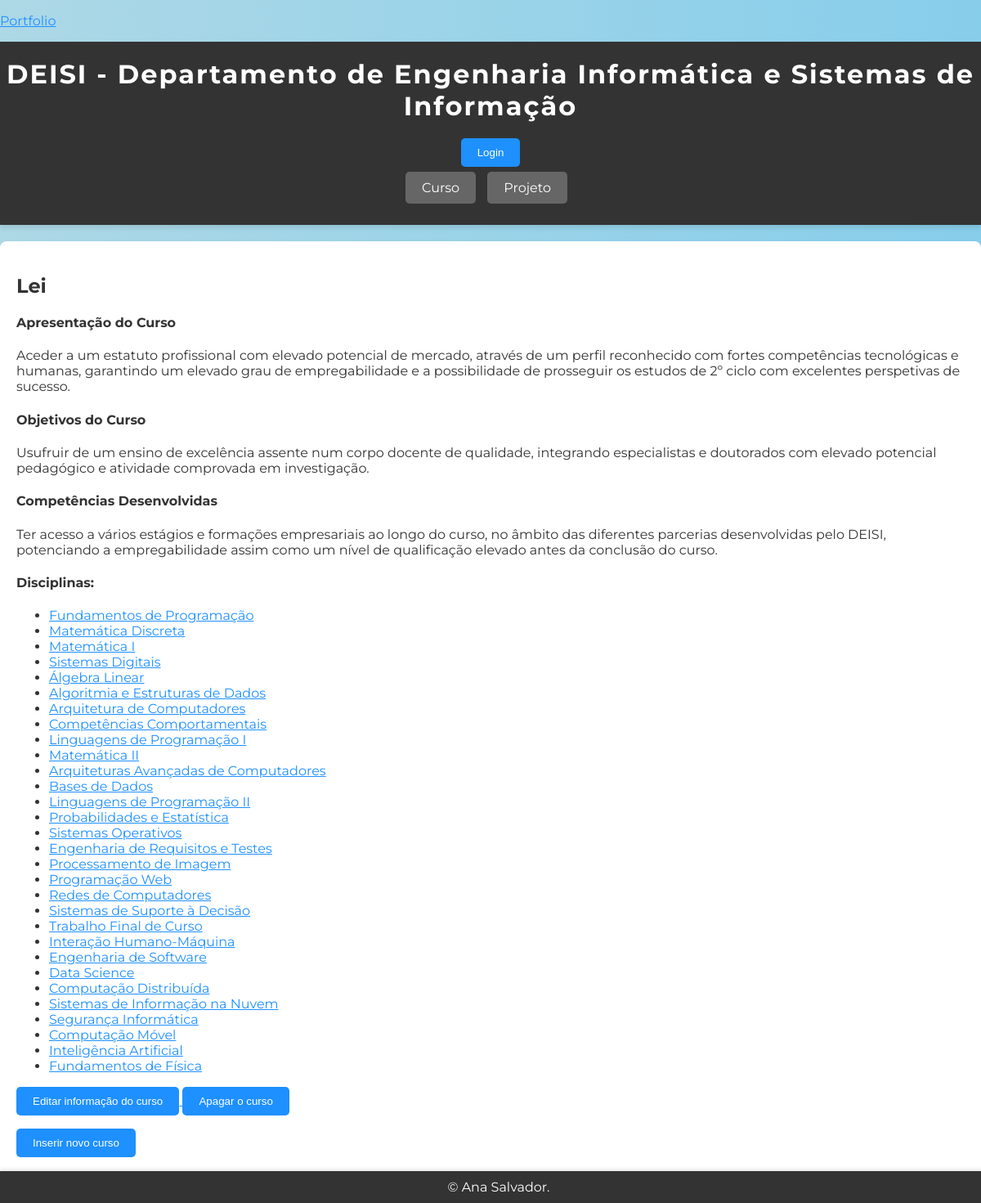
Screenshot of /curso/curso/ with the database file from the repository.
### curso/models.py (models this page shows, shortened)
class Curso(models.Model):
    nome= models.CharField(max_length= 100)
    apresentacao= models.CharField(max_length= 500)
    objetivo= models.CharField(max_length= 255)
    competencia= models.CharField(max_length= 255)

class Disciplina(models.Model):
    nome = models.CharField(max_length= 100)
    ano = models.IntegerField(default=None)
    semestre = models.CharField(max_length= 100)
    ects = models.IntegerField(default=None)
    curricularIUnitReadableCode= models.CharField(max_length= 255)
    areaCientifica= models.ForeignKey(Area_cientifica, on_delete=models.CASCADE)
    cursos = models.ManyToManyField(Curso, related_name="disciplinas")

### curso/views.py (the view)
# urls.py: path('curso/', views.curso_view, name="curso"),
def curso_view(request):
    context = {
        'cursos': Curso.objects.all().order_by('nome'),
    }
    return render(request, "curso/curso.html", context)

### curso/templates/curso/curso.html
{% extends 'curso/layout.html' %}
{% block content %}
{% for infocurso in cursos %}
    <h2>{{ infocurso.nome }}</h2>
    <h4>Apresentação do Curso</h4>
    <p>{{ infocurso.apresentacao }}</p>
    <h4>Objetivos do Curso</h4>
    <p>{{ infocurso.objetivo }}</p>
    <h4>Competências Desenvolvidas</h4>
    <p>{{ infocurso.competencia }}</p>
    <h4>Disciplinas:</h4>
    <ul>
        {% for disciplina in infocurso.disciplinas.all %}
            <li>
                <a href="{% url 'curso:detalhe_disciplina' disciplina.id %}">{{ disciplina.nome }}</a>
            </li>
        {% endfor %}
    </ul>
    <a href="{% url 'curso:edita_curso' infocurso.id %}">
        <button>Editar informação do curso</button>
    </a>
    <a href="{% url 'curso:apaga_curso' infocurso.id %}">
      <button>Apagar o curso</button>
    </a>
{%endfor%}
<p><a href="{% url 'curso:novo_curso' %}">
        <button>Inserir novo curso</button>
    </a></p>
{% endblock %}

### curso/static/curso/estilo.css (style rules this page uses)
body { background: linear-gradient(to right, #add8e6, #87ceeb); margin: 0; padding: 0; font-family: 'Montserrat', sans-serif; color: #333; }
a { color: #1e90ff; transition: color 0.3s ease; }
button, .btn-primary { background-color: #1e90ff; color: #fff; border: none; padding: 10px 20px; border-radius: 5px; cursor: pointer; transition: background-color 0.3s ease, transform 0.3s ease; }

### rows the page displays
Curso: nome "Lei", apresentacao "Aceder a um estatuto profissional com elevado potencial de mercado, através de um perfil reconhecido com fortes competências tecnológicas e humanas, garantindo um elevado grau de empregabilidade e a possibilidade de prosseguir os estudos de 2º ciclo com excelentes perspetivas de sucesso.", objetivo "Usufruir de um ensino de excelência assente num corpo docente de qualidade, integrando especialistas e doutorados com elevado potencial pedagógico e atividade comprovada em investigação.", competencia "Ter acesso a vários estágios e formações empresariais ao longo do curso, no âmbito das diferentes parcerias desenvolvidas pelo DEISI, potenciando a empregabilidade assim como um nível de qualificação elevado antes da conclusão do curso."
Disciplina: nome "Fundamentos de Programação"
Disciplina: nome "Matemática Discreta"
Disciplina: nome "Matemática I"
Disciplina: nome "Sistemas Digitais"
Disciplina: nome "Álgebra Linear"
Disciplina: nome "Algoritmia e Estruturas de Dados"
Disciplina: nome "Arquitetura de Computadores"
Disciplina: nome "Competências Comportamentais"
Disciplina: nome "Linguagens de Programação I"
Disciplina: nome "Matemática II"
Disciplina: nome "Arquiteturas Avançadas de Computadores"
Disciplina: nome "Bases de Dados"
Disciplina: nome "Linguagens de Programação II"
Disciplina: nome "Probabilidades e Estatística"
Disciplina: nome "Sistemas Operativos"
Disciplina: nome "Engenharia de Requisitos e Testes"
Disciplina: nome "Processamento de Imagem"
Disciplina: nome "Programação Web"
Disciplina: nome "Redes de Computadores"
Disciplina: nome "Sistemas de Suporte à Decisão"
Disciplina: nome "Trabalho Final de Curso"
Disciplina: nome "Interação Humano-Máquina"
Disciplina: nome "Engenharia de Software"
Disciplina: nome "Data Science"
Disciplina: nome "Computação Distribuída"
Disciplina: nome "Sistemas de Informação na Nuvem"
Disciplina: nome "Segurança Informática"
Disciplina: nome "Computação Móvel"
Disciplina: nome "Inteligência Artificial"
Disciplina: nome "Fundamentos de Física"
